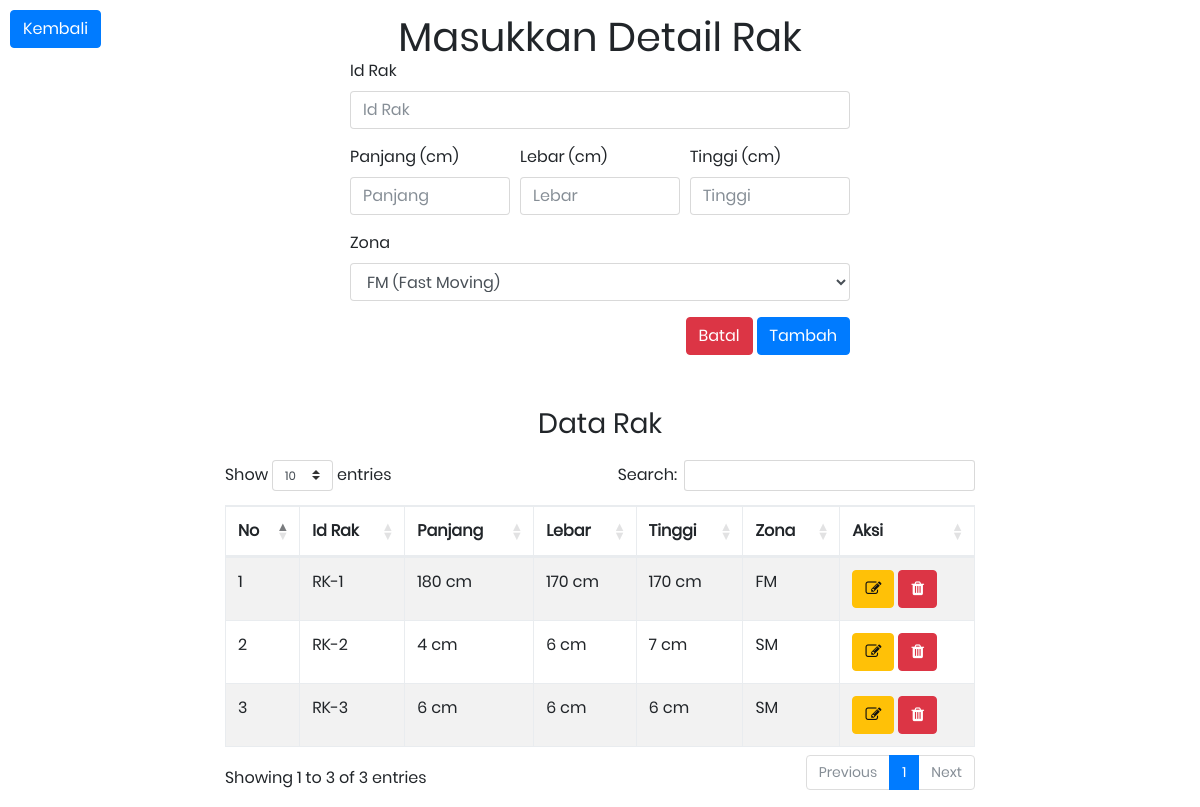
The page /index.php/dashboard/input_rak on the database as committed earlier.
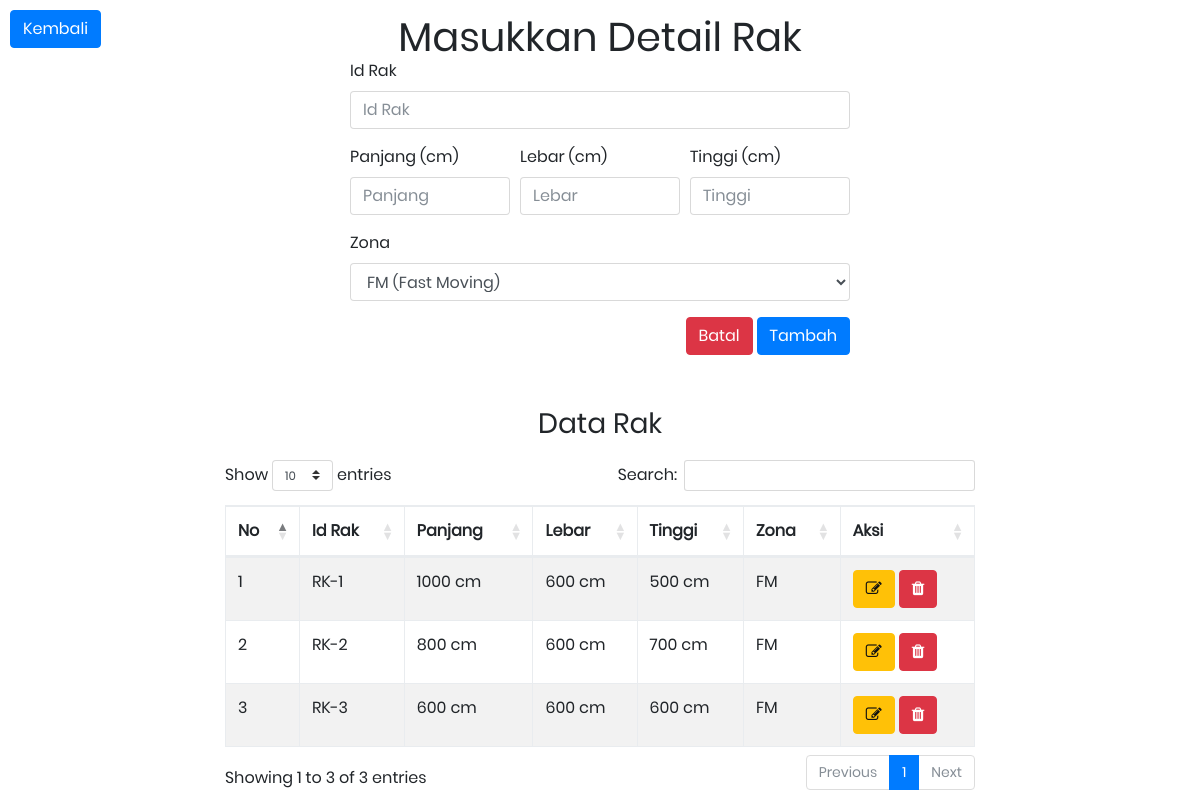
The same page on the database as committed later.
### tables this page shows
CREATE TABLE `tbl_ga_rak` (
  `id_rak` varchar(100) NOT NULL,
  `panjang` int(100) NOT NULL,
  `lebar` int(100) NOT NULL,
  `tinggi` int(100) NOT NULL,
  `zona` enum('FM','SM') NOT NULL
);

### application/controllers/Dashboard.php (called while the page is built, shortened)
<?php
class Dashboard extends CI_Controller {
    public function __construct()
    {
            $this->load->model('Ga_model');
    }
    public function input_rak()
	{
        $data['rak'] = $this->Ga_model->getAllData('tbl_ga_rak')->result_array();
        $this->load->view('templates/header');
        $this->load->view('ga_input_rak',$data);
        $this->load->view('templates/footer');
        $this->load->view('rak/input_rak_ajax');
    }
}

### index.php (called while the page is built, shortened)
<?php
require_once BASEPATH.'core/CodeIgniter.php';

### application/models/Ga_model.php (called while the page is built, shortened)
<?php
class Ga_model extends CI_Model {
    public function getAllData($table){
        return $this->db->get($table);
    }
}

### application/views/ga_input_rak.php (the view, shortened to what the changed rows need)
<div class="limiter">
		<div class="container-login100">
            <h1 class='margin0'>Masukkan Detail Rak</h1>
            <div class='col-md-8'>
            <table id="rak" class="table table-striped table-bordered" style="width:100%">
                <thead>
                    <tr>
                        <th scope="col">No</th>
                        <th scope="col">Id Rak</th>
                        <th scope="col" >Panjang</th>
                        <th scope="col" >Lebar</th>
                        <th scope="col" >Tinggi</th>
                        <th scope="col" >Zona</th>
                        <th scope="col">Aksi</th>
                    </tr>
                </thead>
                <tbody>
                    <?php $no = 0;foreach($rak as $row){?>
                        <tr>
                            <td><?=$no+=1;?></td>
                            <td><?=$row['id_rak'];?></td>
                            <td ><?=$row['panjang'];?> cm</td>
                            <td ><?=$row['lebar'];?> cm</td>
                            <td ><?=$row['tinggi'];?> cm</td>
                            <td ><?=$row['zona'];?></td>
                            <td >
                                <button type="button" class="btn btn-warning"
                                    data-toggle="modal" data-target="#edit-data-rak"
                                    data-id_rak="<?=$row['id_rak'];?>"
                                    data-panjang="<?=$row['panjang'];?>"
                                    data-lebar="<?=$row['lebar'];?>"
                                    data-tinggi="<?=$row['tinggi'];?>"
                                    data-zona="<?=$row['zona'];?>"
                                ><i class="fa fa-edit"></i></button>
                                <button type="button"
                                    class="btn btn-danger"
                                    onclick="delete_data('<?=$row['id_rak'];?>')"
                                    >
                                    <i class="fa fa-trash"></i></button>
                            </td>
                        </tr>
                    <?php }?>
                </tbody>
            </table>
            </div>
		</div>
	</div>

Rows that differ between the two databases and show on the page:
changed tbl_ga_rak "RK-1": panjang "180" → "1000"; lebar "170" → "600"; tinggi "170" → "500"
changed tbl_ga_rak "RK-2": panjang "4" → "800"; lebar "6" → "600"; tinggi "7" → "700"; zona "SM" → "FM"
changed tbl_ga_rak "RK-3": panjang "6" → "600"; lebar "6" → "600"; tinggi "6" → "600"; zona "SM" → "FM"
